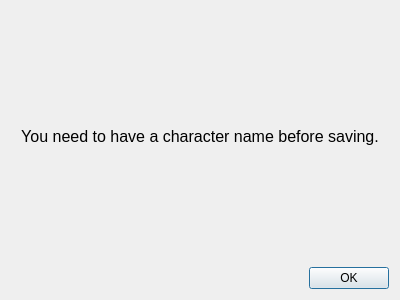
<?xml version="1.0" encoding="UTF-8"?>
<ui version="4.0">
 <class>No_Name_Dialog</class>
 <widget class="QDialog" name="No_Name_Dialog">
  <property name="geometry">
   <rect>
    <x>0</x>
    <y>0</y>
    <width>400</width>
    <height>300</height>
   </rect>
  </property>
  <property name="windowTitle">
   <string>Missing Character Name</string>
  </property>
  <layout class="QVBoxLayout" name="verticalLayout">
   <item>
    <widget class="QLabel" name="label">
     <property name="font">
      <font>
       <pointsize>12</pointsize>
      </font>
     </property>
     <property name="text">
      <string>You need to have a character name before saving.</string>
     </property>
     <property name="alignment">
      <set>Qt::AlignCenter</set>
     </property>
     <property name="wordWrap">
      <bool>true</bool>
     </property>
    </widget>
   </item>
   <item>
    <widget class="QDialogButtonBox" name="buttonBox">
     <property name="orientation">
      <enum>Qt::Horizontal</enum>
     </property>
     <property name="standardButtons">
      <set>QDialogButtonBox::Ok</set>
     </property>
    </widget>
   </item>
  </layout>
 </widget>
 <resources/>
 <connections>
  <connection>
   <sender>buttonBox</sender>
   <signal>accepted()</signal>
   <receiver>No_Name_Dialog</receiver>
   <slot>accept()</slot>
   <hints>
    <hint type="sourcelabel">
     <x>248</x>
     <y>254</y>
    </hint>
    <hint type="destinationlabel">
     <x>157</x>
     <y>274</y>
    </hint>
   </hints>
  </connection>
  <connection>
   <sender>buttonBox</sender>
   <signal>rejected()</signal>
   <receiver>No_Name_Dialog</receiver>
   <slot>reject()</slot>
   <hints>
    <hint type="sourcelabel">
     <x>316</x>
     <y>260</y>
    </hint>
    <hint type="destinationlabel">
     <x>286</x>
     <y>274</y>
    </hint>
   </hints>
  </connection>
 </connections>
</ui>
